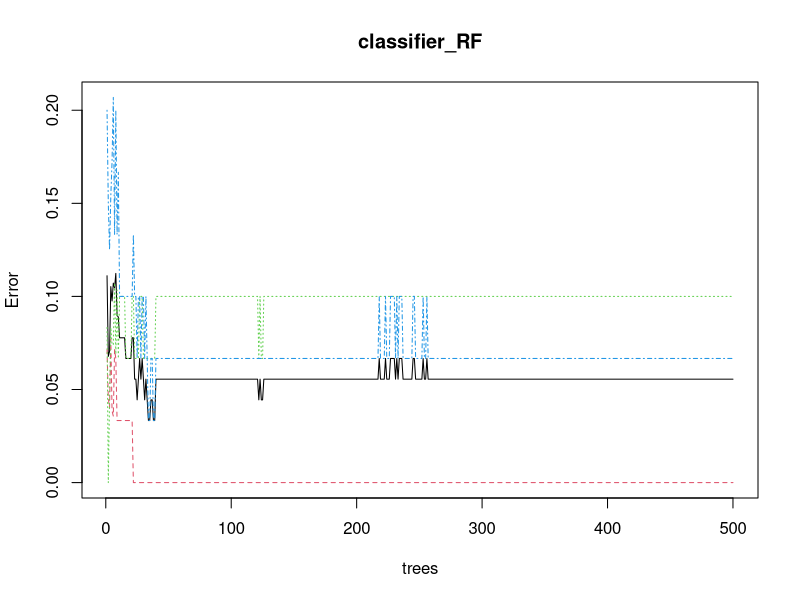
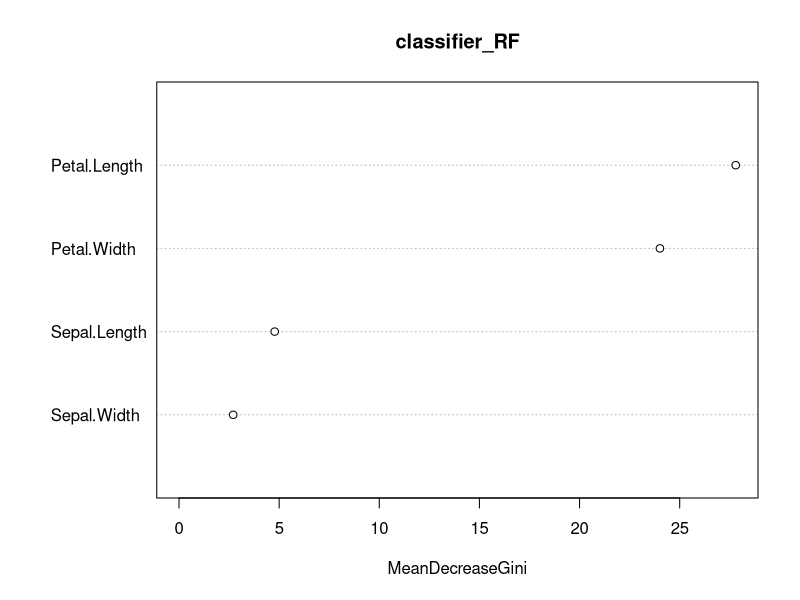

Generate these figures, in order, with R:

# Loading data
data(iris)

# Structure 
str(iris)

# Installing package
#install.packages("caTools")       # For sampling the dataset
#install.packages("randomForest")  # For implementing random forest algorithm

# Loading package
library(caTools)
library(randomForest)

# Splitting data in train and test data
split <- sample.split(iris, SplitRatio = 0.7)
split

train <- subset(iris, split == "TRUE")
test <- subset(iris, split == "FALSE")

# Fitting Random Forest to the train dataset
set.seed(120)  # Setting seed
classifier_RF = randomForest(x = train[-5],
                             y = train$Species,
                             ntree = 500)

classifier_RF

# Predicting the Test set results
y_pred = predict(classifier_RF, newdata = test[-5])

# Confusion Matrix
confusion_mtx = table(test[, 5], y_pred)
confusion_mtx

# Plotting model
plot(classifier_RF)

# Importance plot
importance(classifier_RF)

# Variable importance plot
varImpPlot(classifier_RF)
